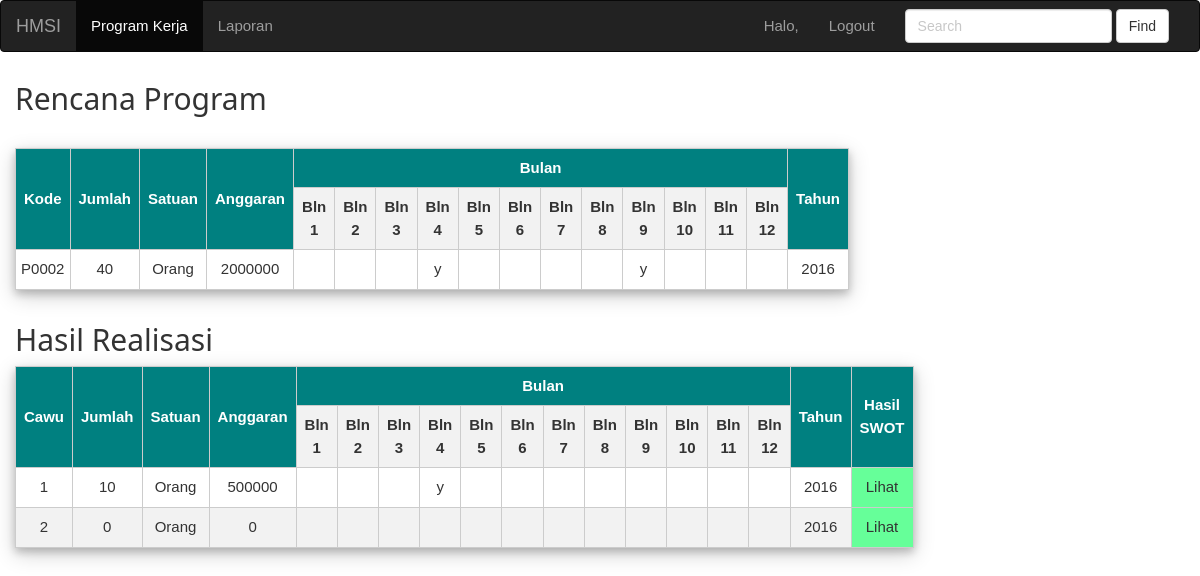
The page /hasil-realisasi-riset.php?kode_prog=P0002 on the database its author committed.
### tables this page shows
CREATE TABLE IF NOT EXISTS `prog_kerja` (
  `kode_prog` char(5) NOT NULL,
  `divisi` varchar(20) DEFAULT NULL,
  `nm_prog` varchar(100) NOT NULL,
  `ren_indikator` varchar(100) NOT NULL,
  `ren_jumlah` int(10) NOT NULL,
  `ren_satuan` char(10) NOT NULL,
  `ren_anggaran` int(11) NOT NULL,
  `ren_bln1` char(1) DEFAULT NULL,
  `ren_bln2` char(1) DEFAULT NULL,
  `ren_bln3` char(1) DEFAULT NULL,
  `ren_bln4` char(1) DEFAULT NULL,
  `ren_bln5` char(1) DEFAULT NULL,
  `ren_bln6` char(1) DEFAULT NULL,
  `ren_bln7` char(1) DEFAULT NULL,
  `ren_bln8` char(1) DEFAULT NULL,
  `ren_bln9` char(1) DEFAULT NULL,
  `ren_bln10` char(1) DEFAULT NULL,
  `ren_bln11` char(1) DEFAULT NULL,
  `ren_bln12` char(1) DEFAULT NULL,
  `tahun` char(4) NOT NULL
);

CREATE TABLE IF NOT EXISTS `realisasi` (
`kode_res` int(11) NOT NULL,
  `kode_prog` char(5) NOT NULL,
  `cawu` int(11) NOT NULL,
  `jumlah` int(11) NOT NULL,
  `satuan` char(10) NOT NULL,
  `anggaran` int(11) NOT NULL,
  `rel_bln1` char(1) DEFAULT NULL,
  `rel_bln2` char(1) DEFAULT NULL,
  `rel_bln3` char(1) DEFAULT NULL,
  `rel_bln4` char(1) DEFAULT NULL,
  `rel_bln5` char(1) DEFAULT NULL,
  `rel_bln6` char(1) DEFAULT NULL,
  `rel_bln7` char(1) DEFAULT NULL,
  `rel_bln8` char(1) DEFAULT NULL,
  `rel_bln9` char(1) DEFAULT NULL,
  `rel_bln10` char(1) DEFAULT NULL,
  `rel_bln11` char(1) DEFAULT NULL,
  `rel_bln12` char(1) DEFAULT NULL,
  `tahun` char(4) NOT NULL
);

### hasil-realisasi-riset.php (the view, shortened to what this page needs)
<!DOCTYPE html>
<html>
<head>
    <link rel="stylesheet" href="css/bootstrap.min.css">
	<link rel="stylesheet" href="css/styles.css">
	<link rel="stylesheet" href="css/W3.css">
</head>
<body>
	<nav class="navbar navbar-inverse">
	  <div class="container-fluid">
		<div class="navbar-header">
		  <a class="navbar-brand" href="index-riset.php">HMSI</a></li>
		</div>
		<div class="collapse navbar-collapse" id="bs-example-navbar-collapse-1">
		  <ul class="nav navbar-nav">
			<li class="active"><a href="index-riset.php">Program Kerja <span class="sr-only">(current)</span></a></li>
			<li class><a href="laporan.php" target="_blank">Laporan <span class="sr-only">(current)</span></a></li>
		  </ul>
		  <form class="navbar-form navbar-right" role="search">
			<div class="form-group">
			  <input type="text" class="form-control" placeholder="Search">
			</div>
			<button type="submit" class="btn btn-default">Find</button>
		  </form>
		  <ul class="nav navbar-nav navbar-right">
			<li>
				<a href="" class="dropdown-toggle" data-toggle="dropdown" role="button" aria-haspopup="true" aria-expanded="false">
					<span class="glyphicon glyphicon-user" aria-hidden="true"></span><?PHP
						if(isset($_POST['username']))
						echo "Halo, ".$_POST['username']."<br>";
						else
						echo "Halo, ".$_COOKIE['username']."<br>";
					?>
				</a>
			</li>
			<li><a href="logout.php">Logout</a></li>
		  </ul>
		</div>
	  </div>
	</nav>
	<div class="col-md-12">
	<h2>Rencana Program</h2>
	<table class="w3-card-4" cellpadding="5" cellspacing="0" border="1" style="border-style:solid; border-color: #ccc">
		<tr style="background-color:teal; color:white">
			<th rowspan="2">Kode</th>
			<th rowspan="2">Jumlah</th>
			<th rowspan="2">Satuan</th>
			<th rowspan="2">Anggaran</th>
			<th colspan="12">Bulan</th>
            <th rowspan="2">Tahun</th>
		</tr>
		<tr>
				<th>Bln 1</th>
				<th>Bln 2</th>
				<th>Bln 3</th>
				<th>Bln 4</th>
				<th>Bln 5</th>
				<th>Bln 6</th>
				<th>Bln 7</th>
				<th>Bln 8</th>
				<th>Bln 9</th>
				<th>Bln 10</th>
				<th>Bln 11</th>
				<th>Bln 12</th>
		</tr>
		<?php
		$kode = $_GET['kode_prog'];
		$query = mysql_query("SELECT * FROM prog_kerja WHERE kode_prog='$kode'") or die(mysql_error());
		if(mysql_num_rows($query) == 0){
			echo '<tr><td colspan="6">Tidak ada data!</td></tr>';
		}else{
			echo "<br>";
			while($data = mysql_fetch_assoc($query)){
				echo '<tr style="height: 40px; text-align: center;">';
					echo '<td>'.$data['kode_prog'].'</td>';
					echo '<td>'.$data['ren_jumlah'].'</td>';
					echo '<td>'.$data['ren_satuan'].'</td>';
					echo '<td>'.$data['ren_anggaran'].'</td>';
					echo '<td>'.$data['ren_bln1'].'</td>';
					echo '<td>'.$data['ren_bln2'].'</td>';
					echo '<td>'.$data['ren_bln3'].'</td>';
					echo '<td>'.$data['ren_bln4'].'</td>';
					echo '<td>'.$data['ren_bln5'].'</td>';
					echo '<td>'.$data['ren_bln6'].'</td>';
					echo '<td>'.$data['ren_bln7'].'</td>';
					echo '<td>'.$data['ren_bln8'].'</td>';
					echo '<td>'.$data['ren_bln9'].'</td>';
					echo '<td>'.$data['ren_bln10'].'</td>';
					echo '<td>'.$data['ren_bln11'].'</td>';
					echo '<td>'.$data['ren_bln12'].'</td>';
					echo '<td>'.$data['tahun'].'</td>';
				echo '</tr>';
			}
		}
		?>
	</table>
    <h2>Hasil Realisasi</h2>
	<table class="w3-card-4" cellpadding="5" cellspacing="0" border="1" style="border-style:solid; border-color: #ccc">
		<tr style="background-color:teal; color:white">
			<th rowspan="2">Cawu</th>
			<th rowspan="2">Jumlah</th>
			<th rowspan="2">Satuan</th>
			<th rowspan="2">Anggaran</th>
			<th colspan="12">Bulan</th>
			<th rowspan="2">Tahun</th>
			<th rowspan="2">Hasil SWOT</th>
		</tr>
		<tr>
				<th>Bln 1</th>
				<th>Bln 2</th>
				<th>Bln 3</th>
				<th>Bln 4</th>
				<th>Bln 5</th>
				<th>Bln 6</th>
				<th>Bln 7</th>
				<th>Bln 8</th>
				<th>Bln 9</th>
				<th>Bln 10</th>
				<th>Bln 11</th>
				<th>Bln 12</th>
		</tr>
		<?php
		$kode = $_GET['kode_prog'];
		$query = mysql_query("SELECT * FROM realisasi WHERE kode_prog='$kode'") or die(mysql_error());
		if(mysql_num_rows($query) == 0){
			echo '<tr><td colspan="6">Tidak ada data!</td></tr>';
		}else{
			while($data = mysql_fetch_assoc($query)){
				echo '<tr style="height: 40px; text-align: center;">';
					echo '<td>'.$data['cawu'].'</td>';
					echo '<td>'.$data['jumlah'].'</td>';
					echo '<td>'.$data['satuan'].'</td>';
					echo '<td>'.$data['anggaran'].'</td>';
					echo '<td>'.$data['rel_bln1'].'</td>';
					echo '<td>'.$data['rel_bln2'].'</td>';
					echo '<td>'.$data['rel_bln3'].'</td>';
					echo '<td>'.$data['rel_bln4'].'</td>';
					echo '<td>'.$data['rel_bln5'].'</td>';
					echo '<td>'.$data['rel_bln6'].'</td>';
					echo '<td>'.$data['rel_bln7'].'</td>';
					echo '<td>'.$data['rel_bln8'].'</td>';
					echo '<td>'.$data['rel_bln9'].'</td>';
					echo '<td>'.$data['rel_bln10'].'</td>';
					echo '<td>'.$data['rel_bln11'].'</td>';
					echo '<td>'.$data['rel_bln12'].'</td>';
					echo '<td>'.$data['tahun'].'</td>';
					echo '<td style="background-color:#66ff99"><a href="hasil-swot-riset.php?kode_res='.$data['kode_res'].'" target="_blank">Lihat</a></td>';
				echo '</tr>';
			}
		}
		?>
	</table>
	</div>
</body>
</html>

### css/styles.css (style rules this page uses)
table { border-collapse: collapse; width: 790px; }
th { text-align: center; padding: 8px; }
tr:nth-child(even) { background-color: #f2f2f2 }

### css/W3.css (style rules this page uses)
html { box-sizing:border-box }
*,*:before,*:after { box-sizing:inherit }
html { -ms-text-size-adjust:100%;-webkit-text-size-adjust:100% }
body { margin:0 }
article,aside,details,figcaption,figure,footer,header,main,menu,nav,section,summary { display:block }
a { background-color:transparent;-webkit-text-decoration-skip:objects }
button,input,select,textarea { font:inherit;margin:0 }
button,input { overflow:visible }
button,select { text-transform:none }
button,html [type=button],[type=reset],[type=submit] { -webkit-appearance:button }
html,body { font-family:Verdana,sans-serif;font-size:15px;line-height:1.5 }
html { overflow-x:hidden }
h1,h2,h3,h4,h5,h6,.w3-slim,.w3-wide { font-family:"Segoe UI",Arial,sans-serif }
h2 { font-size:30px }
h1,h2,h3,h4,h5,h6 { font-weight:400;margin:10px 0 }
a { color:inherit }
.w3-card-4,.w3-hover-shadow:hover { box-shadow:0 4px 8px 0 rgba(0,0,0,0.2),0 6px 20px 0 rgba(0,0,0,0.19)!important }

### rows shown on the page
prog_kerja: kode_prog "P0002", ren_jumlah "40", ren_satuan "Orang", ren_anggaran "2000000", ren_bln4 "y", ren_bln9 "y", tahun "2016"
realisasi: cawu "1", jumlah "10", satuan "Orang", anggaran "500000", rel_bln4 "y", tahun "2016"
realisasi: cawu "2", jumlah "0", satuan "Orang", anggaran "0", tahun "2016"
